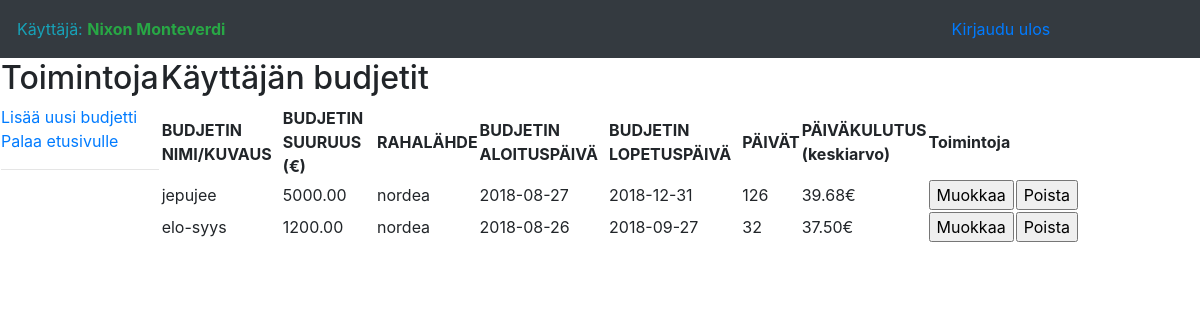
The app's page /budget (signed in), older data.
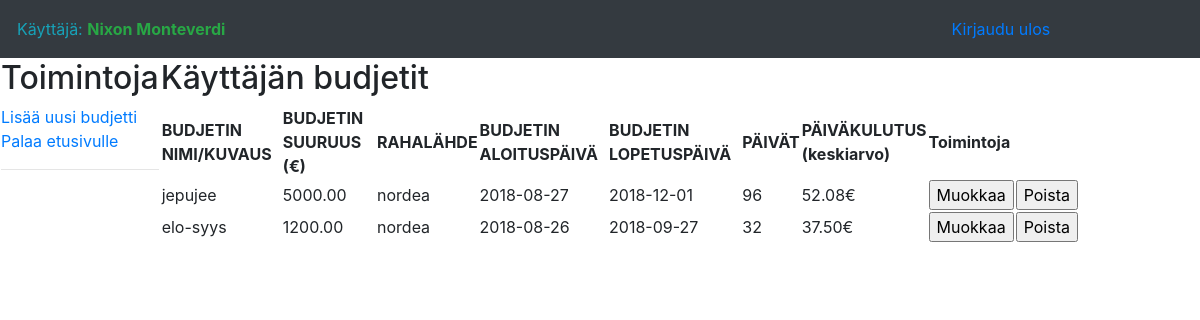
The same page, newer data.
### application/budget/models.py (models this page shows, shortened)
class Budget(db.Model):
    __tablename__ = "budget"
    bu_id_pk = db.Column(db.Integer, primary_key=True)
    bu_name = db.Column(db.String(255), nullable=False)
    bu_amount = db.Column(db.Numeric(10,2), nullable=False)
    bu_start_date = db.Column(db.Date, nullable=False)
    bu_end_date = db.Column(db.Date, nullable=False)
    bu_days_count = db.Column(db.Integer, nullable=False)
    bu_avg_daily_consumption = db.Column(db.Numeric(10,2), nullable=False)
    ms_id_fk = db.Column(db.Integer, db.ForeignKey('money_source.ms_id_pk'),
                           nullable=False)
    acc_id_fk = db.Column(db.Integer, db.ForeignKey('account.id'),
                           nullable=False)

### application/moneysource/models.py (models this page shows, shortened)
class Moneysource(db.Model):
    __tablename__ = "money_source"
    ms_id_pk = db.Column(db.Integer, primary_key=True)
    ms_name = db.Column(db.String(255), nullable=False)
    ms_extrainfo = db.Column(db.String(255), nullable=True)
    acc_id_fk = db.Column(db.Integer, db.ForeignKey('account.id'),
                           nullable=False)

### application/budget/views.py (the view)
@app.route("/budget", methods=["GET","POST"])
@login_required
def budget():
    q = db.session.query(Budget.bu_id_pk,Budget.bu_name,Budget.bu_amount,Budget.bu_start_date,Budget.bu_end_date,Budget.bu_days_count,Budget.bu_avg_daily_consumption,Moneysource.ms_name).join(Moneysource).filter(Budget.acc_id_fk==current_user.id).filter(Budget.ms_id_fk==Moneysource.ms_id_pk).order_by(Budget.ms_id_fk,Budget.bu_name.desc())
    return render_template("budget/budget.html", budgets = q)

### application/__init__.py (called while the page is built)
@login_manager.user_loader
def load_user(user_id):
    return User.query.get(user_id)

### application/templates/budget/budget.html (shortened to what this page needs)
{% extends "layout.html" %} {% block body %}
<table width="90%">
    <tr>
        <td valign="top">
            <h2>Toimintoja</h2>
            <a href="{{ url_for('add_budget') }}">Lisää uusi budjetti</a>
            <br />
            <a href="{{ url_for('booking_index') }}">Palaa etusivulle</a>
            <hr />
        </td>
        <td valign="top">
            <h2>Käyttäjän budjetit</h2>
            <table border="0" width="100%">
                <tr>
                    <th>BUDJETIN NIMI/KUVAUS</th>
                    <th>BUDJETIN SUURUUS (€)</th>
                    <th>RAHALÄHDE</th>
                    <th>BUDJETIN ALOITUSPÄIVÄ</th>
                    <th>BUDJETIN LOPETUSPÄIVÄ</th>
                    <th>PÄIVÄT</th>
                    <th>PÄIVÄKULUTUS
                        <br />(keskiarvo)</th>
                    <th colspan="2" align="center">
                        Toimintoja
                        <br />
                    </th>
                </tr>
                {% for budget in budgets %}
                <tr>
                    <td align="left">{{ budget.bu_name }}</td>
                    <td align="left">{{ budget.bu_amount }}</td>
                    <td align="left">{{ budget.ms_name }}</td>
                    <td align="left">{{ budget.bu_start_date }}</td>
                    <td align="left">{{ budget.bu_end_date }}</td>
                    <td align="left">{{ budget.bu_days_count }}</td>
                    <td align="left">{{ budget.bu_avg_daily_consumption }}€</td>
                    <td align="left">
                        <form method="POST" action="{{ url_for('modify_budget', bu_id=budget.bu_id_pk) }}">
                            <input type="submit" value="Muokkaa" />
                        </form>
                    </td>
                    <td align="center">
                        <form method="POST" OnClick="return confirm('Oletko varma että haluat poistaa budjetin?')" action="{{ url_for('remove_budget', bu_id=budget.bu_id_pk) }}">
                            <input type="submit" value="Poista" />
                        </form>
                    </td>
                </tr>
                {% endfor %}
            </table>
        </td>
    </tr>
</table>
{% endblock %}

Row changes from the older to the newer data that the page shows:
changed Budget "jepujee": bu_end_date "2018-12-31" → "2018-12-01"; bu_days_count "126" → "96"; bu_avg_daily_consumption "39.68" → "52.08"
